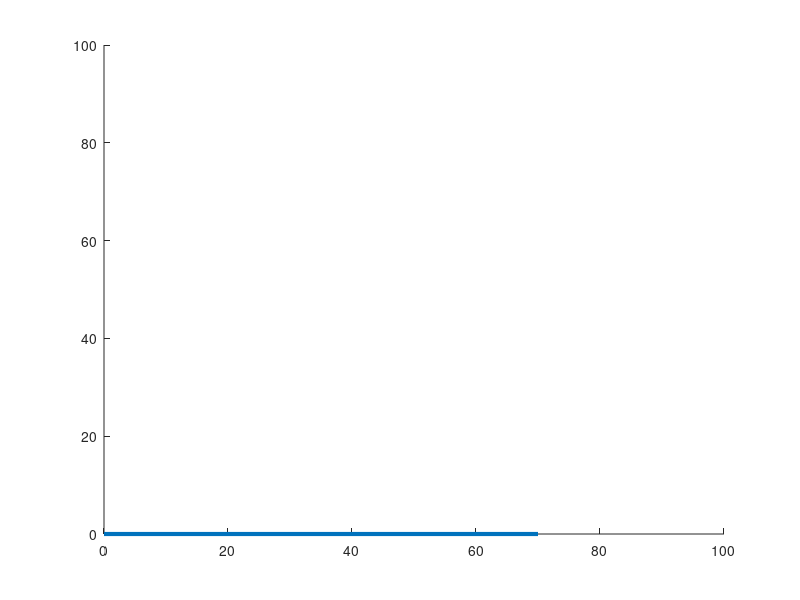

MATLAB code to generate this figure: (Note: this script raises an error after producing the figure.)
%clear existing windows
close all; hold on; animation = 2;

%workspace dimensions
xMax = 100; yMax = 100;
axis([0 xMax 0 yMax])

%robot
base = [0,0];
link1Length = 50; link2Length = 20;
link1maxAngle = 90; link2maxAngle = 360; step = 1;

%init robot laying on bottom of workspace
link1Start = base;  link1End = [link1Start(1)+link1Length,0];
link2Start = [link1End(1),0];  link2End = [link2Start(1)+link2Length,0];

%MATLAB line has a strange coordinate format:
%line([x1, x2], [y1, y2])
link1 = line([link1Start(1), link1End(1)], [link1Start(2), link1End(2)], 'LineWidth', 3);
link2 = line([link2Start(1), link2End(1)], [link2Start(2), link2End(2)], 'LineWidth', 3);

%place random obstacles
obstacle1 = generateObstacle(xMax, yMax);
obstacle2 = generateObstacle(xMax, yMax);
obstacle3 = generateObstacle(xMax, yMax);
obstacle4 = generateObstacle(xMax, yMax);
%pack the obstacle positions to reduce get/set overhead later
obstaclePositions = [get(obstacle1, 'Position'); get(obstacle2, 'Position');
    get(obstacle3, 'Position'); get(obstacle4, 'Position')]; 

%move robot and record collisions
collisionData = zeros(link1maxAngle, link2maxAngle);
circle2 = circle(link2);
[Xc2, Yc2] = drawCircle(circle2);
if(animation)
    hp = plot(Xc2, Yc2, ':');
    set(hp, 'XDataSource', 'Xc2')
    set(hp, 'YDataSource', 'Yc2')
    linkdata on
end

tic;
for i = 1:step:link1maxAngle
rotateLink(link1, step);
updateJoint(link1, link2);
circle2 = circle(link2);
if(animation)
    [Xc2, Yc2]= drawCircle(circle2);
    refreshdata
    drawnow
    pause(0.001)
end
if (collisionSimple(link1, obstaclePositions))
    collisionData(i,:) = 1; %don't test link2 if link1 collided
elseif(collisionRadial(circle2, obstaclePositions))
    for j = 1:step:link2maxAngle
        rotateLink(link2, step);
        if(animation==2 && mod(j,10)==0)
            pause(0.001)
        end
        if(collisionSimple(link2, obstaclePositions))
            collisionData(i,j) = 1;
            isCollided=0;
        end
    end
end
end
toc

%plot configuration space
figure;
axis([0 link1maxAngle 0 link2maxAngle])
contourf(collisionData')
colormap(1-gray)
xlabel('angle link 1'); ylabel('angle link 2');